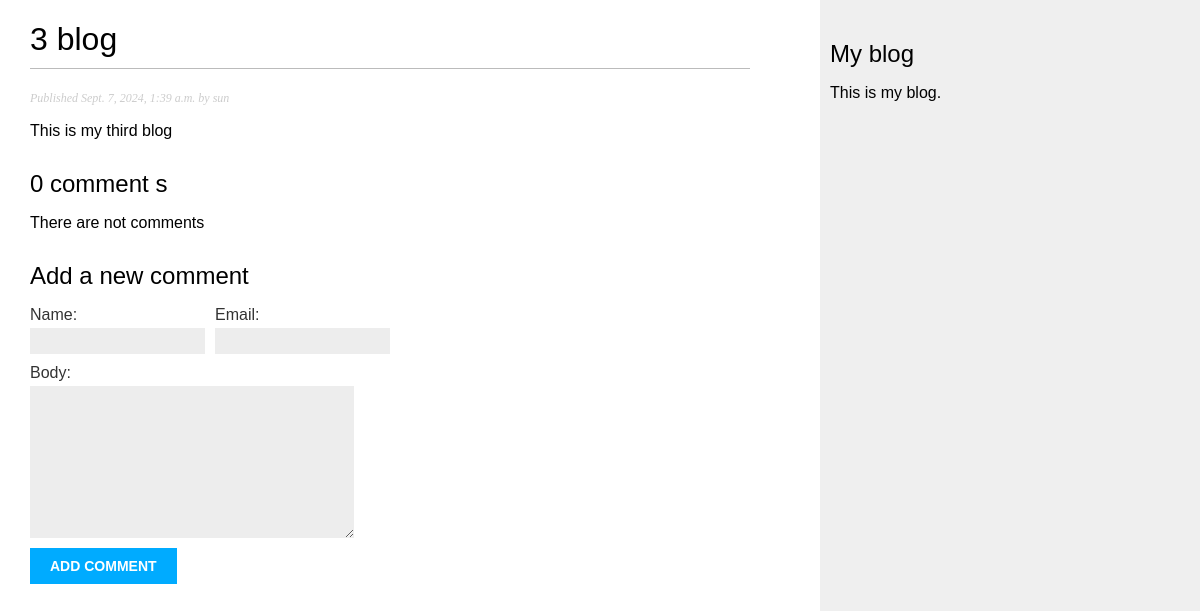
/blog/2024/9/7/3-blog, run on the app's committed database.
### blog/models.py (models this page shows, shortened)
class Post(models.Model):
    tags = TaggableManager()
    class Status(models.TextChoices):
        DRAFT = 'DF', 'Draft'
        PUBLISHED = 'PB', 'Published'
    title = models.CharField(max_length=250)
    slug = models.SlugField(max_length=250, unique_for_date='publish')
    author = models.ForeignKey(
        settings.AUTH_USER_MODEL,
        on_delete=models.CASCADE,
        related_name='blog_posts',
    )
    body = models.TextField()
    publish = models.DateTimeField(default=timezone.now)
    created = models.DateTimeField(auto_now_add=True)
    updated = models.DateTimeField(auto_now=True)
    status = models.CharField(
        max_length=2,
        choices=Status,
        default=Status.DRAFT,
    )
    objects = models.Manager() #the default manager
    published = PublishedManager() # Our customer manager
    class Meta:
        ordering = ['-publish']
        indexes = [
            models.Index(fields=['-publish']),
        ]

### blog/views.py (the view)
# urls.py: path('<int:year>/<int:month>/<int:day>/<slug:post>', views.post_detail, name='post_detail'),
def post_detail(request, year,month,day, post):
    post = get_object_or_404(
        Post,
        status=Post.Status.PUBLISHED,
        slug=post,
        publish__year=year,
        publish__month=month,
        publish__day=day,
    )
    comments = post.comments.filter(active=True)
    form = CommentForm()
    return render(
        request,
        'blog/post/detail.html',
        {'post': post,'comments': comments, 'form': form}
    )

### blog/forms.py
class CommentForm(forms.ModelForm):
    class Meta:
        model = Comment
        fields = ['name', 'email', 'body']

### blog/templates/blog/post/detail.html (shortened to what this page needs)
{% extends "blog/base.html" %}
{% block content %}
  <h1>{{ post.title }}</h1>
  <p class="date">
    Published {{ post.publish }} by {{ post.author }}
  </p>
  {{ post.body|linebreaks }}
    {% with comments.count as total_comments %}
        <h2>
        {{ total_comments }} comment {{ total_comments|pluralize }}
        </h2>
    {% endwith %}
    {% for comment in comments %}
    	<div class="comment">
        <p class="info">
            Comment {{ forloop.counter }} by {{ comment.name }} {{ comment.created }}
        </p>
        {{ comment.body|linebreaks }}
        </div>
        {% empty %}
        <p>There are not comments</p>
    {% endfor %}
    {% include "blog/post/includes/comment_form.html" %}
{% endblock %}

### blog/static/css/blog.css (style rules this page uses)
body { margin:0; padding:0; font-family:helvetica, sans-serif; }
h1 { font-weight:normal; border-bottom:1px solid #bbb; padding:0 0 10px 0; }
h2 { font-weight:normal; margin:30px 0 0; }
p.date { color:#ccc; font-family: georgia, serif; font-size: 12px; font-style: italic; }
label { float:left; clear:both; color:#333; margin-bottom:4px; }
input, textarea { clear:both; float:left; margin:0 0 10px; background:#ededed; border:0; padding:6px 10px; font-size:12px; }

### data on the page
Post: title "3 blog", publish "Sept. 7, 2024, 1:39 a.m.", author "sun", body "This is my third blog"

### other printed values
{{ total_comments }} "0"
